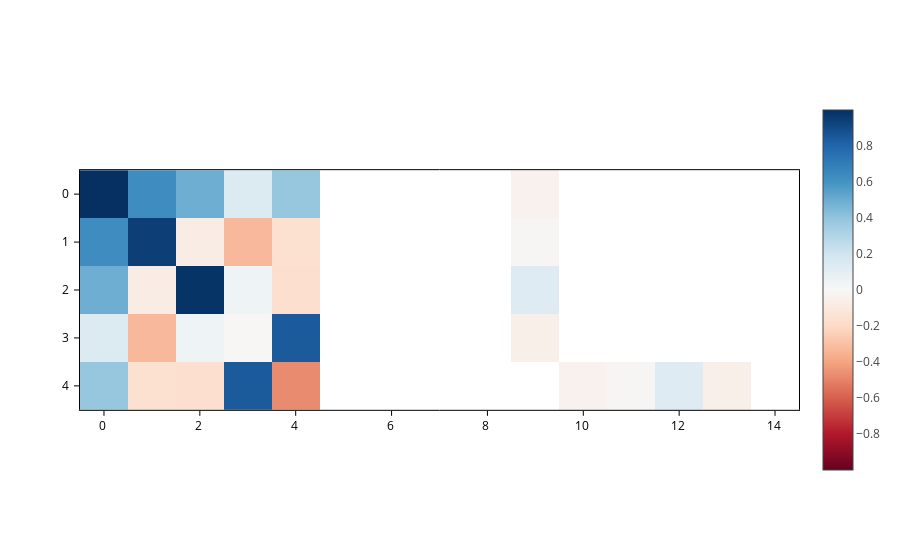

Notebook code for this chart:
### Markdown cell above
## Matrix as an image

The default mode of `AtomicMatrixPlot` is simply to plot an image where the values of the matrix are encoded as colors:

### Code cell
plot = H.plot()
plot.get()

### Figure 1 — Plotly figure (JSON) as saved in the notebook; plotly's stock layout.template omitted (floating-point values rounded to 4 significant figures)
{"data": [{"coloraxis": "coloraxis", "meta": {}, "opacity": 1, "type": "heatmap", "z": [[0.9994, 0.6289, 0.4916, 0.1413, 0.3844, NaN, NaN, NaN, NaN, -0.04157, NaN, NaN, NaN, NaN, NaN], [0.6289, 0.9436, -0.07953, -0.3284, -0.159, NaN, NaN, NaN, NaN, -0.01308, NaN, NaN, NaN, NaN, NaN], [0.4916, -0.07953, 0.9833, 0.04499, -0.1698, NaN, NaN, NaN, NaN, 0.1319, NaN, NaN, NaN, NaN, NaN], [0.1413, -0.3284, 0.04499, -0.007706, 0.8443, NaN, NaN, NaN, NaN, -0.05697, NaN, NaN, NaN, NaN, NaN], [0.3844, -0.159, -0.1698, 0.8443, -0.4746, NaN, NaN, NaN, NaN, NaN, -0.04157, -0.01308, 0.1319, -0.05697, NaN]], "zsmooth": false}], "layout": {"coloraxis": {"cmid": 0, "colorscale": [[0.0, "rgb(103,0,31)"], [0.1, "rgb(178,24,43)"], [0.2, "rgb(214,96,77)"], [0.3, "rgb(244,165,130)"], [0.4, "rgb(253,219,199)"], [0.5, "rgb(247,247,247)"], [0.6, "rgb(209,229,240)"], [0.7, "rgb(146,197,222)"], [0.8, "rgb(67,147,195)"], [0.9, "rgb(33,102,172)"], [1.0, "rgb(5,48,97)"]], "showscale": true}, "scene": {"aspectmode": "data", "xaxis": {"range": [-0.5, 14.5]}, "yaxis": {"range": [4.5, -0.5]}}, "xaxis": {"constrain": "domain", "range": [-0.5, 14.5], "scaleanchor": "y", "scaleratio": 1}, "yaxis": {"constrain": "domain", "range": [4.5, -0.5]}}}
